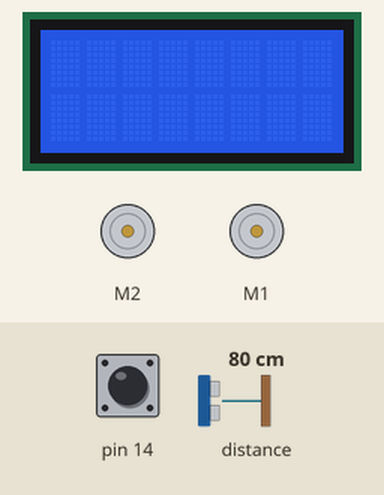
Bench run of a sketch on a simulated Arduino Leonardo, built with avr-gcc and run on an emulated ATmega32U4. Shown: 8×2 character LCD, 2 × DC motor (green arrow = forward, orange = backward, longer = faster). Inputs (shaded band) come from the test bench; at power-on: pin 14 HIGH, distance to the obstacle 80 cm.

Above: at 0.8 s.
0.9 s: pin 14 pulled LOW for 0.15 s
At 1.17 s:
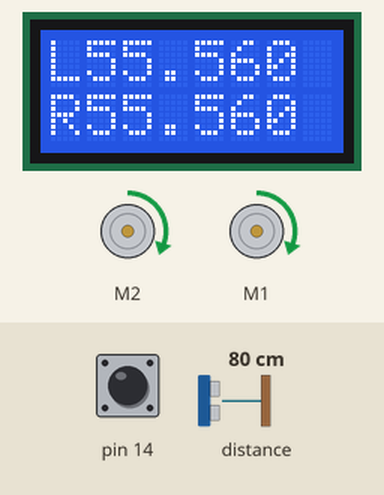
1.6 s: distance to the obstacle set to 2 cm
At 1.9 s:
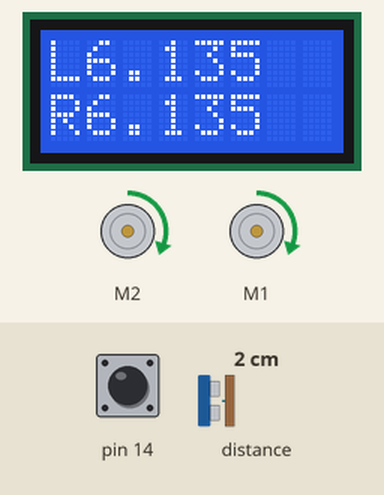
3.3 s: distance to the obstacle set to 18 cm
At 3.37 s:
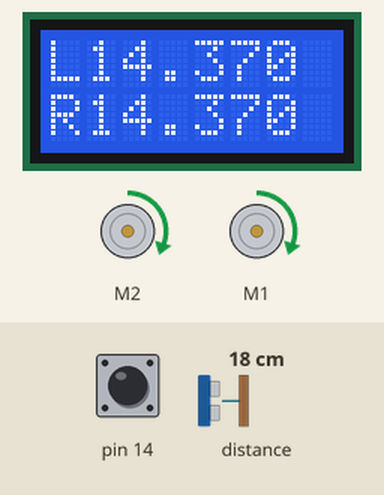
4.8 s: distance to the obstacle set to 35 cm
At 4.85 s:
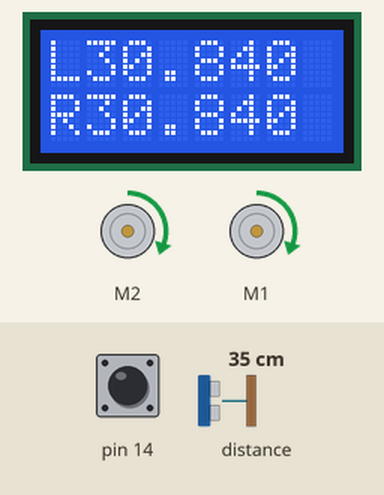
Timing chart, 0 to 7.3 s (numbered marks = the images above; inputs shaded):
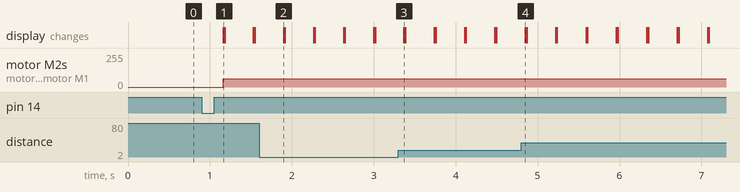

Measured:
- after the input at 0.9 s, motor M2, motor M1: stopped → forward 63/255 after 0.26 s; the display: changes after 0.26 s (image 1)
- after the input at 1.6 s, the display: changes after 0.30 s (image 2)
- after the input at 3.3 s, the display: changes after 0.07 s (image 3)
- after the input at 4.8 s, the display: changes after 0.05 s (image 4)

The sketch:

FinalProjectME311.ino
```cpp
/*This program calibrates the distance sensed by the proximity sensors and goes towards objects and pushes it
 * off the board while maintaining itself inside the black bordered board. This code will run only for 3
 * minutes as per the requirements. Initially proximity sensors are used to sense the distance between objects
 * and line sensors make sure the robot stay inisde the black border at all times during the run. The black line
 * is detected by keeping a threshold value from 290 or greater. The if statments account for all situations
 * during the run as it orders the robot to reverse and turn respective direction when avoiding the black line.
 * Credits given to: Arduino Library (Zumo32U4)*/

#include <Wire.h>
#include <Zumo32U4.h>

Zumo32U4LCD lcd;
Zumo32U4ButtonA buttonA;
Zumo32U4ProximitySensors proxSensors;
Zumo32U4Buzzer buzzer;
Zumo32U4Motors motors;
Zumo32U4LineSensors lineSensors;
uint16_t lineSensorValues[5];


bool proxLeftActive;
bool proxFrontActive;
bool proxRightActive;
#define NUM_SENSORS 5
//uint16_t lineSensorValues[5];
unsigned long starttime;
//unsigned long starttime2;
void setup()
{
  proxSensors.initThreeSensors();
  loadCustomCharacters();
  lineSensors.initFiveSensors();
  lineSensors.read(lineSensorValues);
  if (lineSensorValues[0] >=300)
  {
       motors.setRightSpeed(0);
       motors.setLeftSpeed(85);
       delay(1000);
  }
  else if (lineSensorValues[4] >=300)

  {
      motors.setRightSpeed(85);
      motors.setLeftSpeed(0);
      delay(1000);
  }

  buttonA.waitForButton();

  if (buttonA.isPressed())
    {
      starttime = millis();
    }

}

// This function loads characters that are in the form of bars displayed on the screen
void loadCustomCharacters()
{
  static const char levels[] PROGMEM = {
    0, 0, 0, 0, 0, 0, 0, 63, 63, 63, 63, 63, 63, 63
  };
  lcd.loadCustomCharacter(levels + 0, 0);  // 1 bar
  lcd.loadCustomCharacter(levels + 1, 1);  // 2 bars
  lcd.loadCustomCharacter(levels + 2, 2);  // 3 bars
  lcd.loadCustomCharacter(levels + 3, 3);  // 4 bars
  lcd.loadCustomCharacter(levels + 4, 4);  // 5 bars
  lcd.loadCustomCharacter(levels + 5, 5);  // 6 bars
  lcd.loadCustomCharacter(levels + 6, 6);  // 7 bars
}
// This function prints the bars on the lcd screen
void printBar(uint8_t height)
{
  if (height > 8)
  {
    height = 8;
  }
  const char barChars[] = {' ', 0, 1, 2, 3, 4, 5, 6, 255};
  //lcd.print(barChars[height]);
}

// Prints a bar graph showing all the sensor readings on the LCD.
void printReadingsToLCD()
{
  // On the first line of the LCD, display proximity sensor
  // readings.
  lcd.gotoXY(0, 0);
  printBar(proxSensors.countsLeftWithLeftLeds());
  printBar(proxSensors.countsLeftWithRightLeds());
  //lcd.print(' ');
  printBar(proxSensors.countsFrontWithLeftLeds());
  printBar(proxSensors.countsFrontWithRightLeds());
  //lcd.print(' ');
  printBar(proxSensors.countsRightWithLeftLeds());
  printBar(proxSensors.countsRightWithRightLeds());

  // On the second line of the LCD, display line sensor readings.
  // These calibrated sensor readings are between 0 and 1000, so
  // we use the map function to rescale it to 0 through 8.
  lcd.gotoXY(0, 1);

  // On the last 3 characters of the second line, display basic
  // readings of the sensors taken without sending IR pulses.
  lcd.gotoXY(5, 1);
  printBar(proxLeftActive);
  printBar(proxFrontActive);
  printBar(proxRightActive);
}

// Prints a line with all the sensor readings to the serial
// monitor.
void printReadingsToSerial()
{
  static char buffer[80];
  sprintf(buffer, "%d %d %d %d %d %d  %d %d %d  %4d %4d %4d %4d %4d\n",
          proxSensors.countsLeftWithLeftLeds(),
          proxSensors.countsLeftWithRightLeds(),
          proxSensors.countsFrontWithLeftLeds(),
          proxSensors.countsFrontWithRightLeds(),
          proxSensors.countsRightWithLeftLeds(),
          proxSensors.countsRightWithRightLeds(),
          proxLeftActive,
          proxFrontActive,
          proxRightActive);
  Serial.print(buffer);
}

void loop()
{
 if ((millis() - starttime)< 180000)
 {
  static uint16_t lastSampleTime = 0;
  int distanceininchesL;
  int distanceininchesR;
  int x;
  //lineSensors.read(lineSensorValues[0],lineSensorValues[4]);
  x = proxSensors.countsFrontWithLeftLeds() - proxSensors.countsFrontWithRightLeds();


  if ((uint16_t)(millis() - lastSampleTime) >= 100)
  {

    //endtime = starttime;

    lastSampleTime = millis();

    // Send IR pulses and read the proximity sensors.
    proxSensors.read();

    // Just read the proximity sensors without sending pulses.
    proxLeftActive = proxSensors.readBasicLeft();
    proxFrontActive = proxSensors.readBasicFront();
    proxRightActive = proxSensors.readBasicRight();
    lineSensors.read(lineSensorValues);

    // These functions print the distances corresponding to the bar height that determine the distances sensed by the sensors.Each bar has its own value in inches.
    lcd.clear(); // clears screen to print other values (bar height )
    delay(100);
    lcd.gotoXY(0, 0);

    if ((proxSensors.countsFrontWithLeftLeds()  == 0)) lcd.print("L55.560");
    if ((proxSensors.countsFrontWithLeftLeds()  == 1)) lcd.print("L47.320");
    if ((proxSensors.countsFrontWithLeftLeds()  == 2)) lcd.print("L39.084");
    if ((proxSensors.countsFrontWithLeftLeds()  == 3)) lcd.print("L30.840");
    if ((proxSensors.countsFrontWithLeftLeds()  == 4)) lcd.print("L22.610");
    if ((proxSensors.countsFrontWithLeftLeds()  == 5)) lcd.print("L14.370");
    if ((proxSensors.countsFrontWithLeftLeds()  == 6)) lcd.print("L6.135");

    lcd.gotoXY(0, 1);
    if ((proxSensors.countsFrontWithRightLeds()  == 0)) lcd.print("R55.560");
    if ((proxSensors.countsFrontWithRightLeds()  == 1)) lcd.print("R47.320");
    if ((proxSensors.countsFrontWithRightLeds()  == 2)) lcd.print("R39.084");
    if ((proxSensors.countsFrontWithRightLeds()  == 3)) lcd.print("R30.840");
    if ((proxSensors.countsFrontWithRightLeds()  == 4)) lcd.print("R22.610");
    if ((proxSensors.countsFrontWithRightLeds()  == 5)) lcd.print("R14.370");
    if ((proxSensors.countsFrontWithRightLeds()  == 6)) lcd.print("R6.135");
  }


  /* AVOID MODE: This part of program detects obstacles within 0.375-16 inches(it cannot obey the 7.8 inches required
     by the assignment as we cannot obtain a value between bar 6 and bar 5(0.375-16inches).
     It detects the distance away from both from left and right front sensors and turns accordingly. The if
     statements calculate the distance away from each sensors (Left and Right) and go towards the obstacle. The
     'x' variable is the difference between distances from each sensors, if the distance is less than 0(if the obstacle
     is much away from the front left sensor while it being closer to the front right sensor) the robot goes more
     towards the object. When the difference is greater than zero the robot turns right and when the difference is
     equal to zero it turns right goes back again on  the if cases to go towards the obstacles.
     The else statement is responsible for moving the robot straight assuming there is a obstacle in its way. */
 int rightSpeed = 0;
  int leftSpeed = 0;
  if ((proxSensors.countsFrontWithLeftLeds()  >= 4) || (proxSensors.countsFrontWithRightLeds() >= 4))
  {
    if (x < 0)
    {
        rightSpeed = 0;
        leftSpeed = 150;
      //buzzer.playFrequency(440, 200, 15);
    }
    else if  (x > 0)
    {
      //buzzer.playFrequency(440, 200, 15);
        rightSpeed = 150;
        leftSpeed = 0;
    }
    else
    {
      //buzzer.playFrequency(440, 200, 15);
       rightSpeed = 100;
       leftSpeed = 100;
    }

  }/*NOT AVOID MODE : Sets speed to 90 on both wheels making it move forward while there is no obstacle on the way.*/
  else
  {
      rightSpeed = 100;
      leftSpeed = 100;
  }
  int wait = 10;
  if (lineSensorValues[0] >= 290 )
  {
     motors.setRightSpeed(-100);
     motors.setLeftSpeed(-100);
     delay(1000);
     motors.setRightSpeed(85);
     motors.setLeftSpeed(-85);
     //delay(1000);

     delay(1000);

  }
  else if (lineSensorValues[4] >= 290)
  {
    motors.setRightSpeed(-100);
     motors.setLeftSpeed(-100);
     delay(1000);
     motors.setRightSpeed(85);
     motors.setLeftSpeed(-85);

     delay(1000);


  }

  else if ((lineSensorValues[4] >= 290) && (lineSensorValues[0] >= 290))
  {
     motors.setRightSpeed(-100);
     motors.setLeftSpeed(-100);
     delay(5000);
     motors.setRightSpeed(85);
     motors.setLeftSpeed(-85);

     delay(1000);


  }
  else
  {
    motors.setRightSpeed(rightSpeed);
    motors.setLeftSpeed(leftSpeed);
    delay(wait);
  }
 }

  else
  {

     motors.setRightSpeed(0);
     motors.setLeftSpeed(0);
     lcd.clear();
     lcd.print("Finished");

  }
}
```
